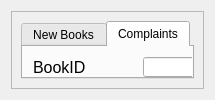
      <widget class="QWidget" name="reviewIssuesPage">
       <layout class="QVBoxLayout" name="verticalLayout_11">
        <item>
         <widget class="QFrame" name="pageFrame9">
          <property name="frameShape">
           <enum>QFrame::StyledPanel</enum>
          </property>
          <property name="frameShadow">
           <enum>QFrame::Raised</enum>
          </property>
          <layout class="QVBoxLayout" name="verticalLayout_12">
           <item>
            <widget class="QTabWidget" name="tabWidget">
             <property name="currentIndex">
              <number>1</number>
             </property>
             <widget class="QWidget" name="reviewNew">
              <attribute name="title">
               <string>New Books</string>
              </attribute>
              <widget class="QTableWidget" name="bookTableWidget">
               <property name="geometry">
                <rect>
                 <x>-20</x>
                 <y>0</y>
                 <width>981</width>
                 <height>581</height>
                </rect>
               </property>
              </widget>
             </widget>
             <widget class="QWidget" name="reviewComplaints">
              <attribute name="title">
               <string>Complaints</string>
              </attribute>
              <widget class="QLabel" name="deductLabel">
               <property name="geometry">
                <rect>
                 <x>10</x>
                 <y>40</y>
                 <width>101</width>
                 <height>21</height>
                </rect>
               </property>
               <property name="font">
                <font>
                 <pointsize>12</pointsize>
                </font>
               </property>
               <property name="text">
                <string>Deduct Points</string>
               </property>
              </widget>
              <widget class="QRadioButton" name="blacklistButton">
               <property name="geometry">
                <rect>
                 <x>10</x>
                 <y>70</y>
                 <width>161</width>
                 <height>17</height>
                </rect>
               </property>
               <property name="font">
                <font>
                 <pointsize>12</pointsize>
                </font>
               </property>
               <property name="text">
                <string>Blacklist User</string>
               </property>
              </widget>
              <widget class="QPushButton" name="submitIssuesButton">
               <property name="geometry">
                <rect>
                 <x>80</x>
                 <y>190</y>
                 <width>75</width>
                 <height>23</height>
                </rect>
               </property>
               <property name="text">
                <string>Submit</string>
               </property>
              </widget>
              <widget class="QRadioButton" name="removeBookButton">
               <property name="geometry">
                <rect>
                 <x>10</x>
                 <y>130</y>
                 <width>251</width>
                 <height>21</height>
                </rect>
               </property>
               <property name="font">
                <font>
                 <pointsize>12</pointsize>
                </font>
               </property>
               <property name="text">
                <string>Remove Non-copyrighted Book</string>
               </property>
              </widget>
              <widget class="QLineEdit" name="complainedBookLineEdit">
               <property name="geometry">
                <rect>
                 <x>120</x>
                 <y>10</y>
                 <width>113</width>
                 <height>20</height>
                </rect>
               </property>
              </widget>
              <widget class="QLabel" name="bookIDLabel">
               <property name="geometry">
                <rect>
                 <x>10</x>
                 <y>10</y>
                 <width>71</width>
                 <height>21</height>
                </rect>
               </property>
               <property name="font">
                <font>
                 <pointsize>12</pointsize>
                </font>
               </property>
               <property name="text">
                <string>BookID</string>
               </property>
              </widget>
              <widget class="QRadioButton" name="copyrightButton">
               <property name="geometry">
                <rect>
                 <x>10</x>
                 <y>160</y>
                 <width>161</width>
                 <height>21</height>
                </rect>
               </property>
               <property name="font">
                <font>
                 <pointsize>12</pointsize>
                </font>
               </property>
               <property name="text">
                <string>Copyrighted Book</string>
               </property>
              </widget>
              <widget class="QLineEdit" name="deductLineEdit">
               <property name="geometry">
                <rect>
                 <x>120</x>
                 <y>40</y>
                 <width>113</width>
                 <height>20</height>
                </rect>
               </property>
              </widget>
              <widget class="QRadioButton" name="complaintButton">
               <property name="geometry">
                <rect>
                 <x>10</x>
                 <y>100</y>
                 <width>161</width>
                 <height>21</height>
                </rect>
               </property>
               <property name="font">
                <font>
                 <pointsize>12</pointsize>
                </font>
               </property>
               <property name="text">
                <string>Record Complaint</string>
               </property>
              </widget>
              <widget class="QLabel" name="reviewIssueMessage">
               <property name="geometry">
                <rect>
                 <x>10</x>
                 <y>230</y>
                 <width>231</width>
                 <height>31</height>
                </rect>
               </property>
               <property name="text">
                <string/>
               </property>
               <property name="alignment">
                <set>Qt::AlignCenter</set>
               </property>
              </widget>
              <widget class="QTableWidget" name="complaintTableWidget">
               <property name="geometry">
                <rect>
                 <x>270</x>
                 <y>0</y>
                 <width>571</width>
                 <height>391</height>
                </rect>
               </property>
              </widget>
             </widget>
            </widget>
           </item>
          </layout>
         </widget>
        </item>
       </layout>
      </widget>
